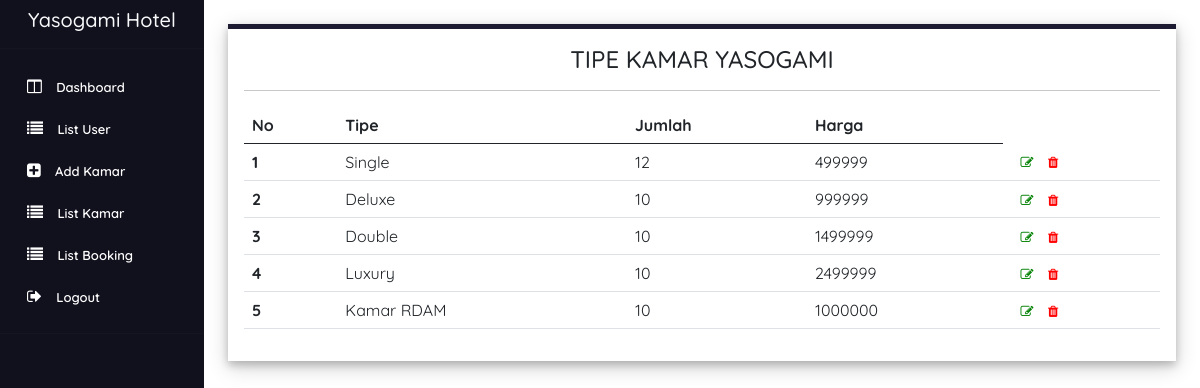
Page /admin/kamar.php (signed in) on the committed database.
### tables this page shows
CREATE TABLE `kamar` (
  `idkamar` int(255) NOT NULL,
  `type` varchar(255) NOT NULL,
  `jumlah` int(255) NOT NULL,
  `harga` int(255) NOT NULL
);

### admin/kamar.php (the view, shortened to what this page needs)
<?php
include './sidebar.php'
?>
<div class="container p-3 m-4 h-100" style="background-color: #FFFFFF; border-top: 5px solid #1d1b31; box-shadow:
0 4px 8px 0 rgba(0, 0, 0, 0.2), 0 6px 20px 0 rgba(0, 0, 0, 0.19);">
    <h4 class="text-center"> TIPE KAMAR YASOGAMI</h4>
    <hr>
    <table class="table ">
        <thead>
            <tr>
                <th scope="col">No</th>
                <th scope="col">Tipe</th>
                <th scope="col">Jumlah</th>
                <th scope="col">Harga</th>
            </tr>
        </thead>
        <tbody>
            <?php
            $query = mysqli_query($con, "SELECT * FROM kamar") or die(mysqli_error($con));
            if (mysqli_num_rows($query) == 0) {
                echo '<tr> <td colspan="7" class="text-center"> Tidak ada User </td> </tr>';
            } else {
                $no = 1;
                while ($data = mysqli_fetch_assoc($query)) {
                    echo '
<tr>
<th scope="row">' . $no . '</th>
<td>' . $data['type'] . '</td>
<td>' . $data['jumlah'] . '</td>
<td>' . $data['harga'] . '</td>
<td>
<a href="./editKamar.php?idkamar=' . $data['idkamar'] . '"><i style="color: green" class="fa fa-edit"></i></a>
<a href="./process/deleteKamarProcess.php?idkamar=' . $data['idkamar'] . '"
onClick="return confirm ( \'Yakin Ingin Menghapus Kamar ?\')">
<i style="color: red" class="fa fa-trash"></i>
</a>
</td>
</tr>';
                    $no++;
                }
            }
            ?>
        </tbody>
    </table>
</div>
</aside>
</body>
</html>

### admin/sidebar.php (shortened to what this page needs)
<!-- <?php
echo '
    <link href="https://cdn.jsdelivr.net/npm/bootstrap@5.0.2/dist/css/bootstrap.min.css" rel="stylesheet"
>
    <link rel="stylesheet" href="./style.css">
    <link rel="stylesheet" href="https://cdnjs.cloudflare.com/ajax/libs/font-awesome/4.7.0/css/font-awesome.min.css">
</head>
<body>
    <aside>
        <div class="d-flex">
            <div class="side-bar">
                <h5 class="text-light text-center pt-2">Yasogami Hotel</h5>
                <hr>
                <div class="menu">
                    <div class="content-menu">
                        <i class="fa fa-columns"></i>
                        <a href="./dashboard.php" style="font-weight:600">Dashboard</a>
                    </div>
                    <div class="content-menu ">
                        <i class="fa fa-list"></i>
                        <a href="./listUser.php" style="font-weight:600">List User</a>
                    </div>
                    <div class="content-menu ">
                    <i class="fa fa-plus-square"></i>
                    <a href="./addKamar.php" style="font-weight:600">Add Kamar</a>
                    </div>
                    <div class="content-menu ">
                        <i class="fa fa-list"></i>
                        <a href="./kamar.php" style="font-weight:600">List Kamar</a>
                    </div>
                    <div class="content-menu ">
                        <i class="fa fa-list"></i>
                        <a href="./listBooking.php" style="font-weight:600">List Booking</a>
                    </div>
                    <div class="content-menu ">
                        <i class="fa fa-sign-out"></i>
                        <a href="./process/logoutProcess.php" style="font-weight:600">Logout</a>
                    </div>
                    <hr>
                </div>
            </div>
';

### admin/style.css (style rules this page uses)
* { margin: 0; padding: 0; box-sizing: border-box; font-family: "Poppins", sans-serif; }

### admin/sidebar.php (style rules this page uses)
* { font-family: "Quicksand", sans-serif; }
.side-bar { width: 260px; background-color: #11101D; min-height: 100vh; }
a { padding-left: 10px; font-size: 13px; text-decoration: none; color: white; }
.menu i { padding-left: 20px; }
.menu .content-menu { padding: 9px 7px; }
i { color: white; }

### rows in the picture
kamar: type "Single", jumlah "12", harga "499999"
kamar: type "Deluxe", jumlah "10", harga "999999"
kamar: type "Double", jumlah "10", harga "1499999"
kamar: type "Luxury", jumlah "10", harga "2499999"
kamar: type "Kamar RDAM", jumlah "10", harga "1000000"
